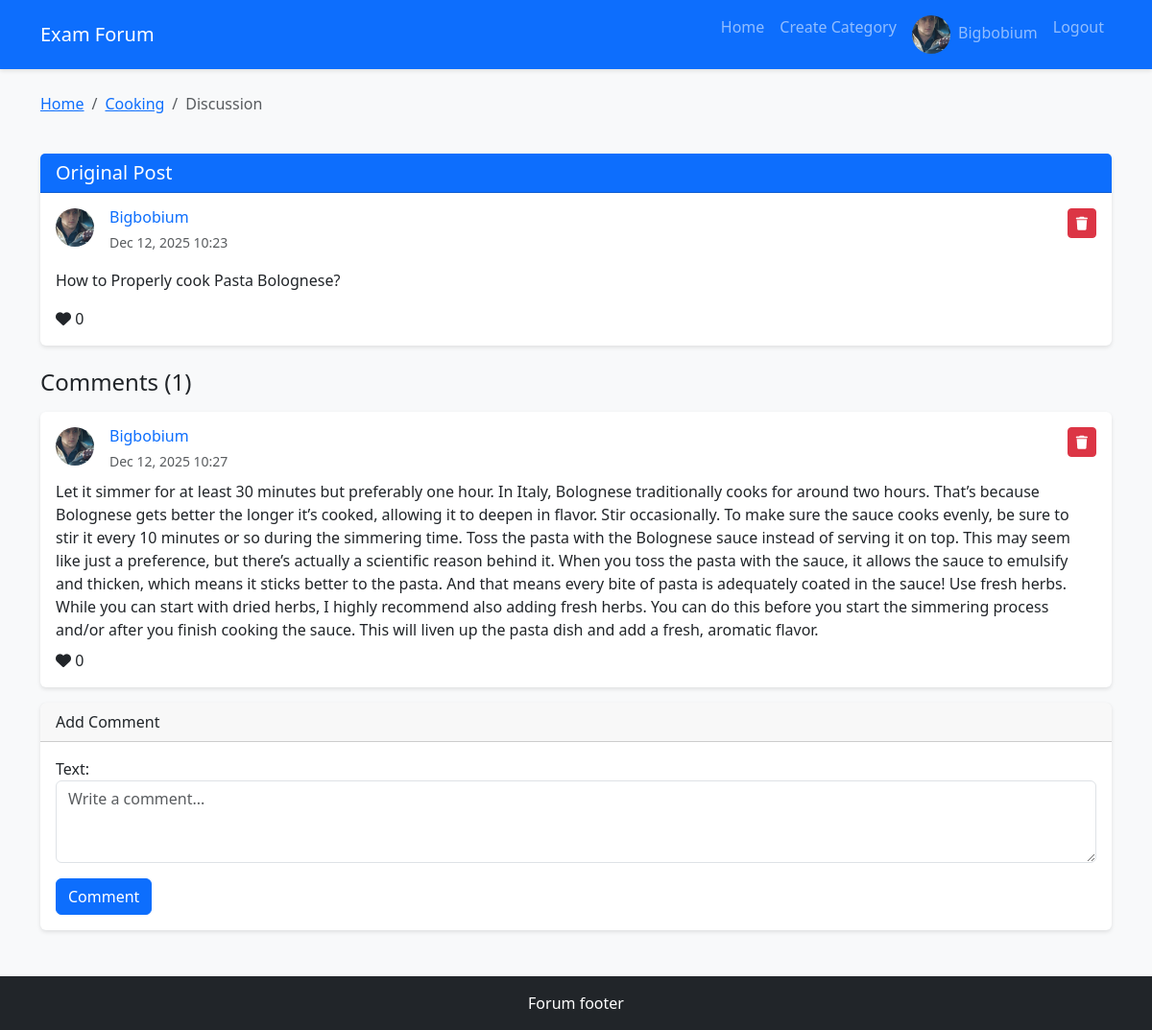
Screenshot of /post/1/ (signed in) with the database file from the repository.
### forum/models.py (models this page shows, shortened)
class User(AbstractUser):
    nickname = models.CharField(max_length=50, unique=True)
    date_of_birth = models.DateField(null=True, blank=True)
    avatar = models.ImageField(upload_to='avatars/', null=True, blank=True, default='avatars/default.png')
    groups = models.ManyToManyField(
        'auth.Group',
        verbose_name='groups',
        blank=True,
        related_name='forum_users',
        related_query_name='forum_user',
    )
    user_permissions = models.ManyToManyField(
        'auth.Permission',
        verbose_name='user permissions',
        blank=True,
        related_name='forum_users',
        related_query_name='forum_user',
    )
    REQUIRED_FIELDS = ['email', 'first_name', 'last_name']

class Post(models.Model):
    category = models.ForeignKey(Category, on_delete=models.CASCADE, related_name='posts')
    author = models.ForeignKey(User, on_delete=models.CASCADE, related_name='posts')
    text = models.TextField()
    created_at = models.DateTimeField(default=timezone.now)
    likes = models.ManyToManyField(User, related_name='liked_posts', blank=True)
    class Meta:
        ordering = ['-created_at']
    def total_likes(self):
        return self.likes.count()

class Category(models.Model):
    name = models.CharField(max_length=50)
    description = models.TextField()
    icon = models.ImageField(upload_to='category_icons/', null=True, blank=True, default='category_icons/default.png')
    created_by = models.ForeignKey(User, on_delete=models.CASCADE, related_name='categories')
    created_at = models.DateTimeField(default=timezone.now)
    class Meta:
        verbose_name_plural = 'Categories'
        ordering = ['-created_at']

class Comment(models.Model):
    post = models.ForeignKey(Post, on_delete=models.CASCADE, related_name='comments')
    author = models.ForeignKey(User, on_delete=models.CASCADE, related_name='comments')
    text = models.TextField()
    created_at = models.DateTimeField(default=timezone.now)
    likes = models.ManyToManyField(User, related_name='liked_comments', blank=True)
    class Meta:
        ordering = ['created_at']
    def total_likes(self):
        return self.likes.count()

### forum/views.py (the view)
# urls.py: path('post/<int:pk>/', views.post_detail, name='post_detail'),
def post_detail(request, pk):
    post = get_object_or_404(Post, pk=pk)
    comments = post.comments.all()
    if request.method == 'POST' and request.user.is_authenticated:
        form = CommentForm(request.POST)
        if form.is_valid():
            comment = form.save(commit=False)
            comment.post = post
            comment.author = User.objects.get(pk=request.user.pk)
            comment.save()
            messages.success(request, 'Success!')
            return redirect('post_detail', pk=pk)
    else:
        form = CommentForm() if request.user.is_authenticated else None
    return render(request, 'forum/post_detail.html', {
        'post': post,
        'comments': comments,
        'form': form
    })

### forum/forms.py
class CommentForm(forms.ModelForm):
    class Meta:
        model = Comment
        fields = ['text']
        widgets = {
            'text': forms.Textarea(attrs={'class': 'form-control', 'rows': 3, 'placeholder': 'Write a comment...'}),
        }

### forum/templates/forum/post_detail.html (shortened to what this page needs)
{% extends 'forum/base.html' %}
{% block content %}
<div class="row mb-4">
    <div class="col-md-12">
        <nav aria-label="breadcrumb">
            <ol class="breadcrumb">
                <li class="breadcrumb-item"><a href="{% url 'home' %}">Home</a></li>
                <li class="breadcrumb-item"><a href="{% url 'category_detail' post.category.pk %}">{{ post.category.name }}</a></li>
                <li class="breadcrumb-item active">Discussion</li>
            </ol>
        </nav>
    </div>
</div>
<div class="row mb-4">
    <div class="col-md-12">
        <div class="card border-primary">
            <div class="card-header bg-primary text-white">
                <h5 class="mb-0">Original Post</h5>
            </div>
            <div class="card-body">
                <div class="d-flex align-items-start mb-3">
                    <img src="{{ post.author.avatar.url }}" alt="{{ post.author.nickname }}" class="avatar me-3">
                    <div class="flex-grow-1">
                        <h6 class="mb-1">
                            <a href="{% url 'user_profile' post.author.nickname %}" class="text-decoration-none">
                                {{ post.author.nickname }}
                            </a>
                        </h6>
                        <small class="text-muted">
                            {{ post.created_at|date:"M d, Y H:i" }}
                        </small>
                    </div>
                    {% if user == post.author %}
                    <a href="{% url 'delete_post' post.pk %}"
                       class="btn btn-sm btn-danger"
                       onclick="return confirm('Are you sure you want to delete this post and all its comments?')">
                        <i class="fas fa-trash"></i>
                    </a>
                    {% endif %}
                </div>
                <p class="card-text mb-3">{{ post.text }}</p>
                <div>
                    {% if user.is_authenticated %}
                    <span class="like-btn {% if user in post.likes.all %}liked{% endif %}"
                          data-url="{% url 'toggle_post_like' post.pk %}">
                        <i class="fas fa-heart"></i>
                        <span class="like-count">{{ post.total_likes }}</span>
                    </span>
                    {% else %}
                    <span>
                        <i class="fas fa-heart"></i>
                        <span>{{ post.total_likes }}</span>
                    </span>
                    {% endif %}
                </div>
            </div>
        </div>
    </div>
</div>
<div class="row">
    <div class="col-md-12">
        <h4 class="mb-3"> Comments ({{ comments.count }})</h4>
        {% for comment in comments %}
        <div class="card mb-3">
            <div class="card-body">
                <div class="d-flex align-items-start mb-2">
                    <img src="{{ comment.author.avatar.url }}" alt="{{ comment.author.nickname }}" class="avatar me-3">
                    <div class="flex-grow-1">
                        <h6 class="mb-1">
                            <a href="{% url 'user_profile' comment.author.nickname %}" class="text-decoration-none">
                                {{ comment.author.nickname }}
                            </a>
                        </h6>
                        <small class="text-muted">
                            {{ comment.created_at|date:"M d, Y H:i" }}
                        </small>
                    </div>
                    {% if user == comment.author %}
                    <a href="{% url 'delete_comment' comment.pk %}"
                       class="btn btn-sm btn-danger"
                       onclick="return confirm('Are you sure you want to delete this comment?')">
                        <i class="fas fa-trash"></i>
                    </a>
                    {% endif %}
                </div>
                <p class="card-text mb-2">{{ comment.text }}</p>
                <div>
                    {% if user.is_authenticated %}
                    <span class="like-btn {% if user in comment.likes.all %}liked{% endif %}"
                          data-url="{% url 'toggle_comment_like' comment.pk %}">
                        <i class="fas fa-heart"></i>
                        <span class="like-count">{{ comment.total_likes }}</span>
                    </span>
                    {% else %}
                    <span>
                        <i class="fas fa-heart"></i>
                        <span>{{ comment.total_likes }}</span>
                    </span>
                    {% endif %}
                </div>
            </div>
        </div>
        {% empty %}
        <div class="alert alert-info">No comments yet</div>
        {% endfor %}
    </div>
</div>
{% if user.is_authenticated %}
<div class="row mb-4">
    <div class="col-md-12">
        <div class="card">
            <div class="card-header"> Add Comment </div>
            <div class="card-body">
                <form method="post">
                    {{ form.as_p }}
                    <button type="submit" class="btn btn-primary">Comment</button>
                </form>
            </div>
        </div>
    </div>
</div>
{% endif %}
{% endblock %}

### forum/templates/forum/base.html (shortened to what this page needs)
<!DOCTYPE html>
<html lang="en">
<head>
    <link href="https://cdn.jsdelivr.net/npm/bootstrap@5.3.0/dist/css/bootstrap.min.css" rel="stylesheet">
    <link rel="stylesheet" href="https://cdnjs.cloudflare.com/ajax/libs/font-awesome/6.4.0/css/all.min.css">
</head>
<body>
    <nav class="navbar navbar-expand-lg navbar-dark bg-primary mb-4">
        <div class="container">
            <a class="navbar-brand" href="{% url 'home' %}">Exam Forum</a>
            <div class="collapse navbar-collapse" id="navbarNav">
                <ul class="navbar-nav ms-auto">
                    <li class="nav-item">
                        <a class="nav-link" href="{% url 'home' %}">Home</a>
                    </li>
                    {% if user.is_authenticated %}
                        <li class="nav-item">
                            <a class="nav-link" href="{% url 'create_category' %}">Create Category</a>
                        </li>
                        {% if user.nickname %}
                        <li class="nav-item">
                            <a class="nav-link" href="{% url 'user_profile' user.nickname %}">
                                {% if user.avatar %}
                                    <img src="{{ user.avatar.url }}" alt="Avatar" class="avatar me-1">
                                {% endif %}
                                {{ user.nickname }}
                            </a>
                        </li>
                        {% endif %}
                        <li class="nav-item">
                            <a class="nav-link" href="{% url 'logout' %}">Logout</a>
                        </li>
                    {% endif %}
                </ul>
            </div>
        </div>
    </nav>
    <main class="container mb-5">
        {% block content %}{% endblock %}
    </main>
    <footer class="bg-dark text-white text-center py-3 mt-5">
        <div class="container">
            <p class="mb-0">Forum footer</p>
        </div>
    </footer>
</body>
</html>

### forum/templates/forum/base.html (style rules this page uses)
body { background-color: #f8f9fa; }
.navbar { box-shadow: 0 2px 4px rgba(0,0,0,.1); }
.card { transition: transform 0.2s; border: none; box-shadow: 0 2px 4px rgba(0,0,0,.1); }
.avatar { width: 40px; height: 40px; object-fit: cover; border-radius: 50%; }
.like-btn { cursor: pointer; transition: color 0.2s; }

### rows the page displays
User: avatar (picture), nickname "Bigbobium"
Post: category.name "Cooking", author.avatar (picture), author.nickname "Bigbobium", created_at "Dec 12, 2025 10:23", text "How to Properly cook Pasta Bolognese?", total_likes "0", count "1"
Comment: author.avatar (picture), author.nickname "Bigbobium", created_at "Dec 12, 2025 10:27", text "Let it simmer for at least 30 minutes but preferably one hour. In Italy, Bolognese traditionally cooks for around two hours. That’s because Bolognese gets better the longer it’s cooked, allowing it to deepen in flavor. Stir occasionally. To make sure the sauce cooks evenly, be sure to stir it every 10 minutes or so during the simmering time. Toss the pasta with the Bolognese sauce instead of serving it on top. This may seem like just a preference, but there’s actually a scientific reason behind it. When you toss the pasta with the sauce, it allows the sauce to emulsify and thicken, which means it sticks better to the pasta. And that means every bite of pasta is adequately coated in the…", total_likes "0"
